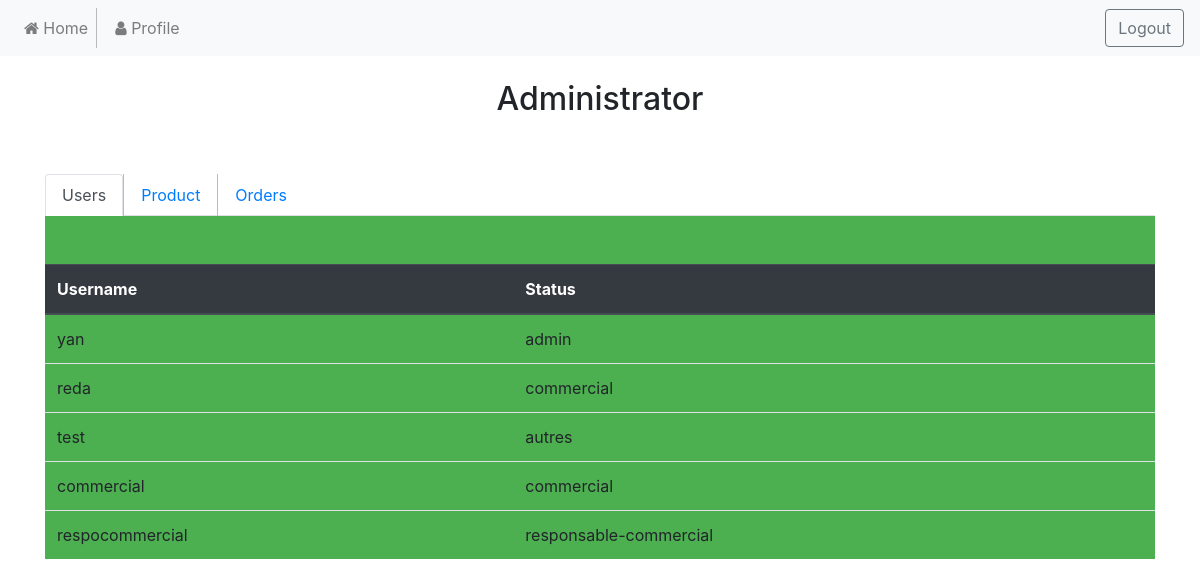
Screenshot of /View/homeAdmin.php with the database file from the repository.
### tables this page shows
CREATE TABLE IF NOT EXISTS `users` (
  `id` int(11) NOT NULL AUTO_INCREMENT,
  `username` varchar(255) NOT NULL,
  `password` varchar(255) NOT NULL,
  `user_type` enum('admin','responsable-commercial','commercial','meca','autres') NOT NULL,
  PRIMARY KEY (`id`),
  UNIQUE KEY `username` (`username`)
);

### Model/Auth.php (called while the page is built, shortened)
<?php
class Auth{
	private $host='localhost';
	private $dbname='users';
	private $username='root';
	private $password='';
	protected $db;
	public function getDb(){
		$this->db = null;
		try{
			$this->db = new PDO('mysql:host='.$this->host.':3306;dbname='.$this->dbname.';charset=utf8',$this->username , $this->password);
		}catch(PDOException $e){
			echo 'Erreur : '. $e->getMessage();
		}
	}
	public function getUsersList(){
		$SQL= "SELECT id,username,user_type FROM users";
		$result = $this->db->prepare($SQL);
		if($result->execute()){
			return $result;
		}
	}
}

### View/homeAdmin.php (the view, shortened to what this page needs)
<?php $title = 'Home';
$css = "View/loginStyle.css";
ob_start(); ?>
<div class="container">
	<br />
	<h2 style="text-align: center">Administrator</h2>
	<br><br>
	<ul class="nav nav-tabs">
		<li class="nav-item">
			<a href="#users" class="nav-link active" data-toggle="tab">Users</a>
		</li>
		<li class="nav-item">
			<a href="#products" class="nav-link" data-toggle="tab">Product</a>
		</li>
		<li class="nav-item">
			<a href="#orders" class="nav-link" data-toggle="tab">Orders</a>
		</li>
	</ul>
	<div class="tab-content">
		<div class="tab-pane fade show active" id="users">
			<br /><br />
			<table class="table table-hover">
				<thead class="thead-dark">
					<tr>
						<th scope="col">Username</th>
						<th scope="col">Status</th>
					</tr>
				</thead>
				<tbody>
					<?= userTable(); ?>
				</tbody>
			</table>
		</div>
	</div>
	<?php $content = ob_get_clean();
	function userTable()
	{
		require_once('Model/Auth.php');
		if (!isset($resultUsers) || empty($resultUsers)) {
			$resultUsers = (new Auth())->getUsersList();
		}
		$product_html = '';
		while ($row = $resultUsers->fetch()) {
			$product_html .= '<tr id="' . $row["username"] . '" onclick="deleteUser(this)">';
			$product_html .= '<td>' . $row["username"] . '</td>';
			$product_html .= '<td>' .  $row["user_type"] . '</td>';
			$product_html .= '</tr>';
		}
		return $product_html;
	}
	function orderTable()
	{
		require_once('Model/Auth.php');
		if (!isset($resultUsers) || empty($resultUsers)) {
			$resultProducts = (new Auth())->getOrdersList();
		}
		$product_html = '';
		while ($row = $resultProducts->fetch()) {
			$product_html .= '<tr id="' . $row["id"] . '">';
			$product_html .= '<td>' . $row["id"] . '</td>';
			$product_html .= '<td>' . $row["status"] . '</td>';
			$product_html .= '</tr>';
		}
		return $product_html;
	}
	function productTable()
	{
		require_once('Model/Auth.php');
		if (!isset($resultUsers) || empty($resultUsers)) {
			$resultProducts = (new Auth())->getProductsList();
		}
		$product_html = '';
		while ($row = $resultProducts->fetch()) {
			$product_html .= '<tr id="' . $row["id"] . '">';
			$product_html .= '<td>' . $row["name"] . '</td>';
			$product_html .= '<td>' .  $row["quantity"] . '</td>';
			$product_html .= '<td>' .  $row["price"] . '</td>';
			$product_html .= '</tr>';
		}
		return $product_html;
	}
	require('View/template.php'); ?>

### View/template.php (shortened to what this page needs)
<!DOCTYPE html>
<html>
	<head>
		<link rel="stylesheet" type="text/css" href=<?= $css ?> media="screen">
		<link rel="stylesheet" type="text/css" href="global.css" media="screen">
		<link href="http://cdnjs.cloudflare.com/ajax/libs/font-awesome/4.3.0/css/font-awesome.css" rel="stylesheet"  type='text/css'>
		<link rel="stylesheet" href="https://stackpath.bootstrapcdn.com/bootstrap/4.3.1/css/bootstrap.min.css">
	</head>
	<body>
		<nav class="navbar navbar-expand-lg navbar-light bg-light">
			<div class="collapse navbar-collapse" id="navbarSupportedContent">
				<ul class="navbar-nav mr-auto">
					<li style="margin-right:10px;" class="nav-item">
						<a class="nav-link" href="#" onclick="window.location='Home';"><i class="fa fa-home"></i>  Home</a>
					</li>
					<li style="margin-right:10px;" class="nav-item">
						<a class="nav-link" href="#" onclick="window.location='Profile';"><i class="fa fa-user"></i>  Profile</a>
					</li>
				</ul>
				<a href="Login"><input class="btn btn-outline-secondary my-2 my-sm-0 form-inline my-2 my-lg-0" type="submit" value="Logout"></a>
			</div>
		</nav>
		<?= $content; ?>
		<br/>
	</body>
</html>

### View/loginStyle.css (style rules this page uses)
body { background: #eee; }

### View/global.css (style rules this page uses)
.navbar { list-style-type: none; margin: 0; padding: 0; overflow: hidden; background-color: #333; }
li { float: left; border-right:1px solid #bbb; }
li:last-child { border-right: none; }
.active { background-color: #4CAF50; }

### rows the page displays
users: username "yan", user_type "admin"
users: username "reda", user_type "commercial"
users: username "test", user_type "autres"
users: username "commercial", user_type "commercial"
users: username "respocommercial", user_type "responsable-commercial"
